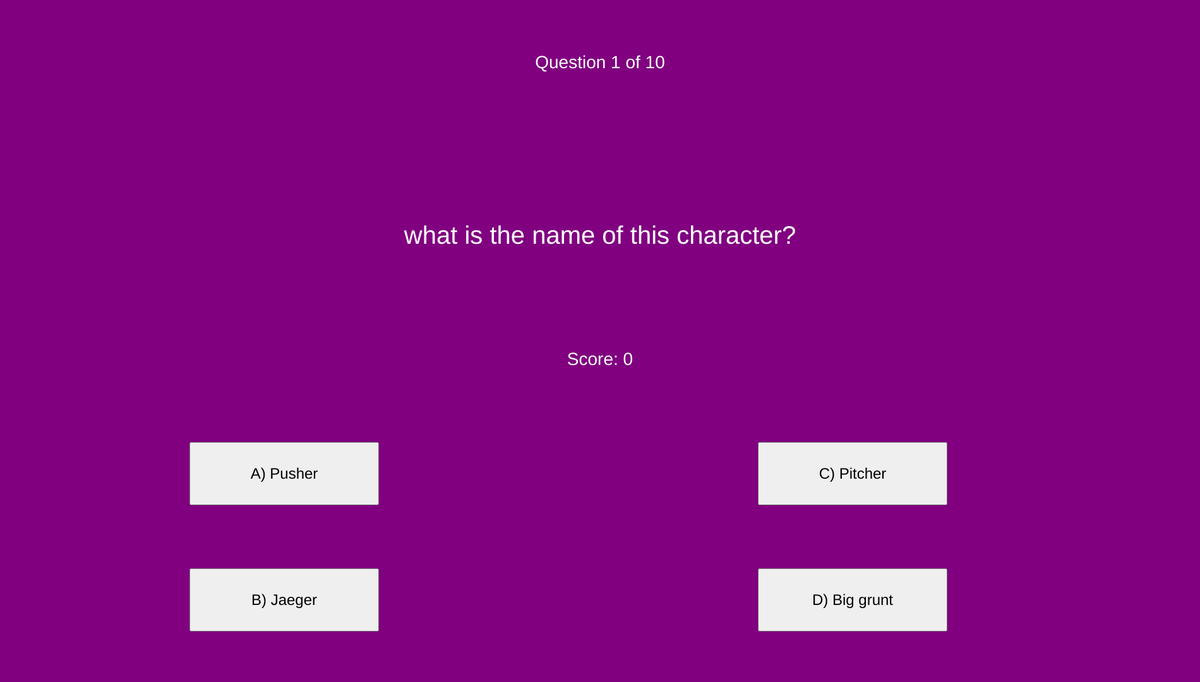
Frame 1 (no input)
Frame 60 (no input): identical to frame 1, image omitted
Frame 120 (the mouse pressed at the canvas centre since frame 60): identical to frame 1, image omitted

The p5.js sketch that drew this single still picture (run headless with seeded random() and noise() and a simulated clock; from frame 60 on, the mouse is pressed at the canvas centre):

// p5.js sketch
// ── sketch.js
const question = [
  {
    'question': 'what is the name of this character?',
    'options': ['A) Pusher', 'B) Jaeger', 'C) Pitcher', 'D) Big grunt'], // dit is de eerste vraag
    'answer': 'B',
  },
  {
    'question': 'who is the best prime asset?',
    'options': ['A) mother gooseberry', 'B) franco barbino', 'C) Leland Coyle', 'D) The Kress twins'], // dit is de tweede vraag
    'answer': 'C'
  },
  {
    'question': 'What does pusher do?',
    'options': ['A) NOTHING', 'B) staring in oblivion', 'C) jumps you', 'D) gasses you'], // dit is de derde vraag
    'answer': 'D'
  },
  {
    'question': 'who is lillya Bogomolova?',
    'options': ['A) a prime asset', 'B) a npc', 'C) a reagent', 'D) ur worst nightmare'], // dit is de vierde vraag 
    'answer': 'A'
  },
  {
    'question': 'in which trial do u find coyle his diary?',
    'options': ['A) cancel the autopsy', 'B) locksock the warden', 'C)vinicate the guilty', 'D)tilt the scales of justice'], // dit is de vijfde vraag
    'answer': 'B'
  },
  {
    'question': 'what is the diffrence between a grunt and a big grunt?',
    'options': ['A) size', 'B) being a one shot', 'C) damage', 'D) uhhh idk'], // dit is de zesde vraag
    'answer': 'C'
  },
  {
    'question': 'who is the worst exPop?',
    'options': ['A) pusher', 'B) pitcher', 'C) grunt', 'D) nighthunter'], // dit is de zevende vraag
    'answer': 'D'
  },
  {
    'question': 'do we out last the outlast trials?',
    'options': ['A) YES', 'B) no..', 'C) easterman save me', 'D) get me out of here'], // dit is de achtste vraag 
    'answer': 'A'
  },
  {
    'question': 'what is the best outlast rig?',
    'options': ['A) stun', 'B) jammer', 'C) xray', 'D) barricade'], // dit is de negende vraag
    'answer': 'A'
  },
  {
    'question': 'who rebels against the murkoff corporation in the outlast trials?',
    'options': ['A) easterman', 'B) clyde', 'C) amelia', 'D) hatsune miku'], // dit is de tiende vraag
    'answer': 'C'
  }
];

let currentQuestion = 0; // laat de huidige vraag zien swagg
let score = 0;
let buttons = []; // een array om de knoppen op te slaan
let restartButton;

function setup() {
  createCanvas(1900, 1080);

  const positions = [ // posities van de knoppen
    [300, 700],
    [300, 900],
    [1200, 700],
    [1200, 900]
  ];

  for (let i = 0; i < 4; i++) { // maak 4 knoppen voor de opties dit is een voorloop die de knoppen maakt en positioneert yeahhh
    const button = createButton('');
    button.position(positions[i][0], positions[i][1]);
    button.size(300, 100);
    button.style('font-size', '24px'); // zet de font size van de knoppen vrij letterlijk overgenomen van de notion pagina
    button.style('cursor', 'pointer');
    button.mousePressed(() => checkAnswer(String.fromCharCode(65 + i)));
    buttons.push(button);
  }

  restartButton = createButton('Play again'); // maakt een soort nieuwe knop die de quiz opnieuw start
  restartButton.position(800, 700);
  restartButton.size(300, 80);
  restartButton.style('font-size', '24px');
  restartButton.mousePressed(restartQuiz);
  restartButton.hide();

  updateButtons(); // update de knoppen zodat de volgende vraag zijn antwoorden laat zien
}

function draw() {
  background('purple');
  fill('white');
  textAlign(CENTER, CENTER);

  if (currentQuestion < question.length) {
    textSize(28);
    text(`Question ${currentQuestion + 1} of ${question.length}`, width / 2, 100);

    textSize(40);
    text(question[currentQuestion].question, 350, 250, 1200, 250);
    textSize(28);
    text(`Score: ${score}`, width / 2, 570);
  } else {
    textSize(50);
    text('Quiz complete!:D', width / 2, 350);
    textSize(36);
    text(`Your score: ${score} / ${question.length}`, width / 2, 450);
  }
}

function checkAnswer(selectedOption) {
  if (currentQuestion >= question.length) return;

  if (selectedOption === question[currentQuestion].answer) {
    score++;
  }

  currentQuestion++;
  updateButtons();
}

function updateButtons() {
  if (currentQuestion >= question.length) {
    buttons.forEach(button => button.hide());
    restartButton.show();
    return;
  }

  restartButton.hide();
  buttons.forEach((button, index) => {
    button.html(question[currentQuestion].options[index]);
    button.show();
  });
}

function restartQuiz() { // restart de quiz en haalt alles opnieuw
  currentQuestion = 0;
  score = 0;
  updateButtons();

 
}
  


  
